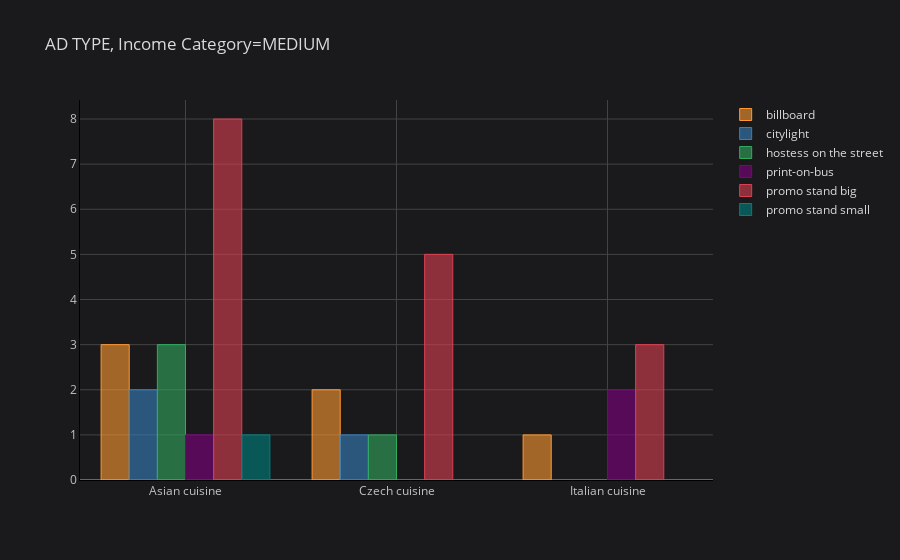

The cell this chart's notebook holds for it:
### Markdown cell above
# New Method

### Code cell
medium = demography[demography['Stratification by income'] == 'medium']
medium_ads = medium.groupby(by=['Favourite category', 'Favourite ad type']).size().unstack()
medium_ads.iplot(kind='bar', linecolor="black", title="AD TYPE, Income Category=MEDIUM")

### Figure 1 — Plotly figure (JSON) as saved in the notebook; plotly's stock layout.template omitted (floating-point values rounded to 4 significant figures)
{"data": [{"marker": {"color": "rgba(255, 153, 51, 0.6)", "line": {"color": "rgba(255, 153, 51, 1.0)", "width": 1}}, "name": "billboard", "orientation": "v", "text": "", "x": ["Asian cuisine", "Czech cuisine", "Italian cuisine"], "y": [3.0, 2.0, 1.0], "type": "bar"}, {"marker": {"color": "rgba(55, 128, 191, 0.6)", "line": {"color": "rgba(55, 128, 191, 1.0)", "width": 1}}, "name": "citylight", "orientation": "v", "text": "", "x": ["Asian cuisine", "Czech cuisine", "Italian cuisine"], "y": [2.0, 1.0, ""], "type": "bar"}, {"marker": {"color": "rgba(50, 171, 96, 0.6)", "line": {"color": "rgba(50, 171, 96, 1.0)", "width": 1}}, "name": "hostess on the street", "orientation": "v", "text": "", "x": ["Asian cuisine", "Czech cuisine", "Italian cuisine"], "y": [3.0, 1.0, ""], "type": "bar"}, {"marker": {"color": "rgba(128, 0, 128, 0.6)", "line": {"color": "rgba(128, 0, 128, 1.0)", "width": 1}}, "name": "print-on-bus", "orientation": "v", "text": "", "x": ["Asian cuisine", "Czech cuisine", "Italian cuisine"], "y": [1.0, "", 2.0], "type": "bar"}, {"marker": {"color": "rgba(219, 64, 82, 0.6)", "line": {"color": "rgba(219, 64, 82, 1.0)", "width": 1}}, "name": "promo stand big", "orientation": "v", "text": "", "x": ["Asian cuisine", "Czech cuisine", "Italian cuisine"], "y": [8.0, 5.0, 3.0], "type": "bar"}, {"marker": {"color": "rgba(0, 128, 128, 0.6)", "line": {"color": "rgba(0, 128, 128, 1.0)", "width": 1}}, "name": "promo stand small", "orientation": "v", "text": "", "x": ["Asian cuisine", "Czech cuisine", "Italian cuisine"], "y": [1.0, "", ""], "type": "bar"}], "layout": {"legend": {"bgcolor": "#1A1A1C", "font": {"color": "#D9D9D9"}}, "paper_bgcolor": "#1A1A1C", "plot_bgcolor": "#1A1A1C", "title": {"font": {"color": "#D9D9D9"}, "text": "AD TYPE, Income Category=MEDIUM"}, "xaxis": {"gridcolor": "#434343", "linecolor": "black", "showgrid": true, "tickfont": {"color": "#C2C2C2"}, "title": {"font": {"color": "#D9D9D9"}, "text": ""}, "zerolinecolor": "#666570"}, "yaxis": {"gridcolor": "#434343", "linecolor": "black", "showgrid": true, "tickfont": {"color": "#C2C2C2"}, "title": {"font": {"color": "#D9D9D9"}, "text": ""}, "zerolinecolor": "#666570"}}}
